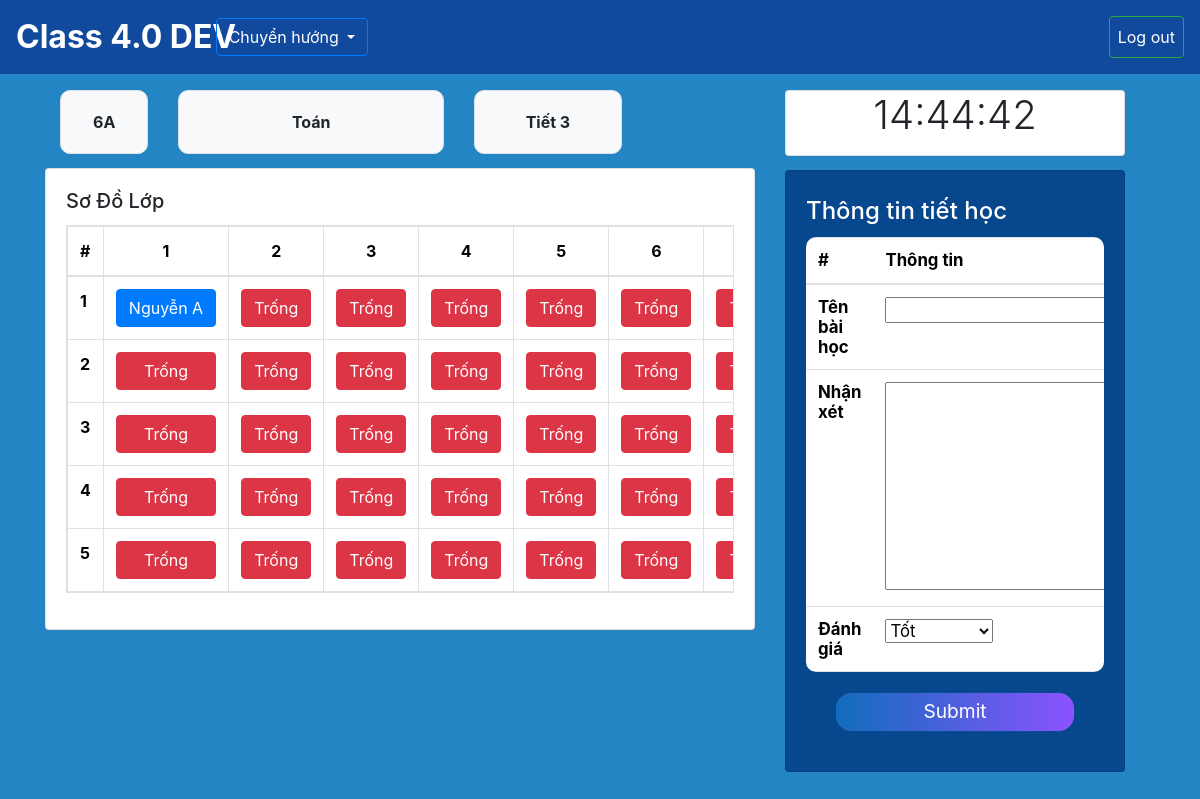
The app's page /home/6A/, older data.
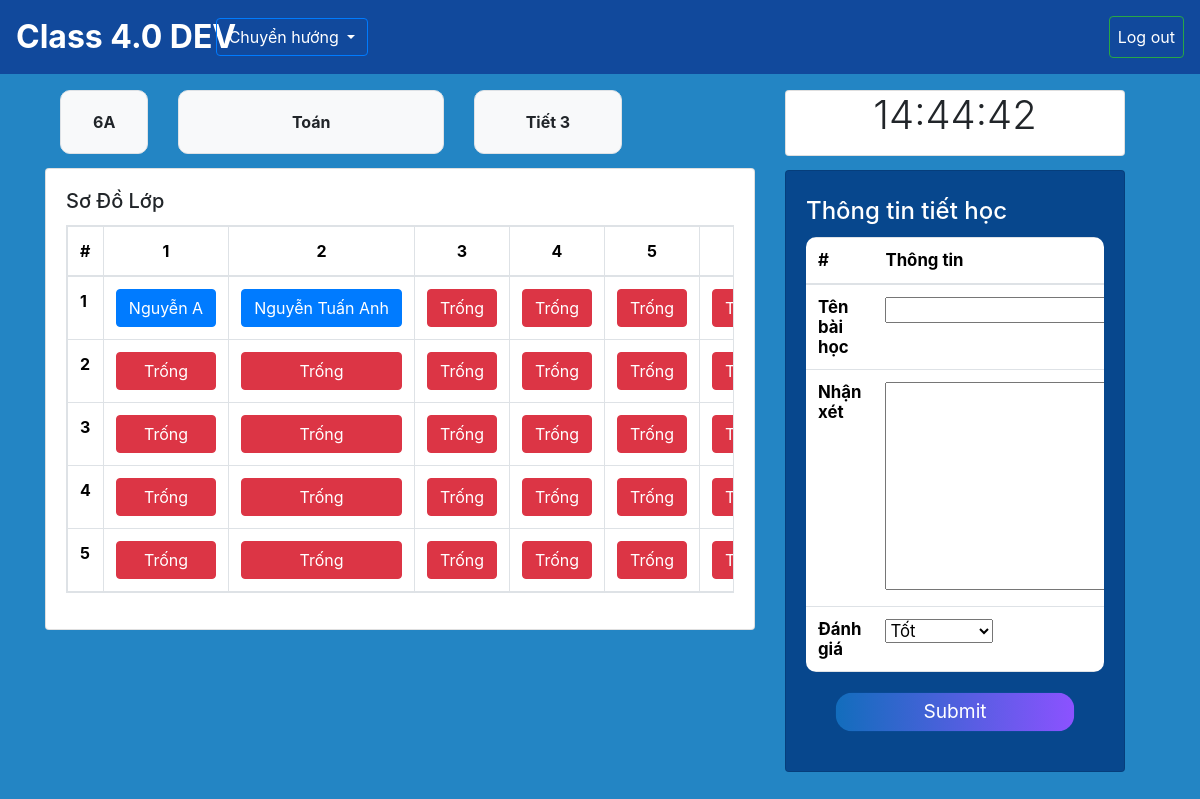
The same page, newer data.
### CM/models.py (models this page shows, shortened)
class Seat(models.Model):
    classroom = models.ForeignKey(Classroom, on_delete=models.CASCADE, related_name='seats')
    student = models.ForeignKey(Student, on_delete=models.SET_NULL, null=True, blank=True,related_name='seat')
    row = models.PositiveIntegerField()
    column = models.PositiveIntegerField()
    class Meta:
        unique_together = [['classroom', 'row', 'column']]

### SM/models.py (models this page shows, shortened)
class Student(models.Model):
    id = models.IntegerField(primary_key=True)
    name = models.CharField(max_length=100,blank=False, null=False)
    classroom = models.ForeignKey(Classroom, on_delete=models.CASCADE, related_name='student') # cho phép classroom truy vấn được các student của mình

### CM/views.py (the view)
# urls.py: path('<str:classroom>/', views.classroom, name= 'classroom'),
def classroom(request, classroom):
    classroom = get_object_or_404(Classroom, name=classroom) # đưa vào add lesson
    seats = classroom.seats.all().order_by('row', 'column') # đưa vào add lesson
    now_schedule = get_nowschedule(classroom=classroom)
    now = datetime.now()
    day_number = datetime.now().weekday()
    day_name = day_names[day_number]
    teacher = teacher = request.user
    if request.method == 'POST':
        form_addlesson = LessonForm(request.POST, teacher=teacher)
        if form_addlesson.is_valid():
            lesson = form_addlesson.save(commit=False)
            lesson.classroom = classroom
            lesson.subject = now_schedule.subject
            lesson.save()
            messages.success(request, 'Thành công!')
    else:
        form_addlesson = LessonForm(teacher=teacher)
    context = {
        'rows': range(1, 6),
        'columns': range(1, 9),
        'classroom': classroom,
        'seats':seats,
        'now':now,
        'now_schedule':now_schedule,
        'day_of_week':day_name,
        'form_addlesson': form_addlesson,
    }
    return render(request, 'classroom.html', context)

### CM/forms.py (shortened to what this page needs)
class LessonForm(forms.ModelForm):
    class Meta:
        model = Lessons
        fields = ['name', 'comment', 'grade']
    def __init__(self, *args, **kwargs):
        self.teacher = kwargs.pop('teacher', None)
        super(LessonForm, self).__init__(*args, **kwargs)

### CM/views.py (called while the page is built)
def get_nowschedule(classroom):
    dayofweek = datetime.now().weekday()
    now = datetime.now()
    period = LessonTime.objects.filter(start_time__lte=now, end_time__gte=now).first()
    schedule = Schedule.objects.filter(classroom=classroom,dayofweek=dayofweek, period=period).first()
    if schedule:
        return schedule
    else:
        return None

### CM/templates/classroom.html (shortened to what the changed rows need)
{% extends "base.html" %}
{% load static %}
{% block content %}
  <div class="container-fluid" style="margin-top: 5%; ">
    <div class="container-fluid row">
      <div class="col-8">
        <div class="card" style="margin-top: 2%; margin-bottom: 1%">
          <div class="card-body">
            <div style="margin-top: 2% margin-bottom: 2%">
              <table class="table table-bordered table-responsive">
                <thead>
                    <tr>
                        <th>#</th>
                        {% for column in columns %}
                        <th class="text-center">{{ column }}</th>
                        {% endfor %}
                    </tr>
                </thead>
                <tbody>
                    {% for row in rows %}
                    <tr>
                        <th>{{ row }}</th>
                        {% for column in columns %}
                        <td>
                          {% for seat in seats %}
                              {% if seat.row == row and seat.column == column %}
                                  {% if not seat.student %}
                                    <div class="d-flex justify-content-center">
                                      <button class="btn btn-danger text-white" style="width:100%">Trống</button>
                                    </div>
                                  {% else %}
                                  <div class="d-flex justify-content-center">
                                    <a class="btn btn-primary text-white text-truncate" href="{% url 'details' classroom.name seat.student.id %}" style="width:100%">{{ seat.student.name }}</a>
                                  </div>
                                  {% endif %}
                              {% endif %}
                          {% endfor %}
                        </td>
                        {% endfor %}
                    </tr>
                    {% endfor %}
                </tbody>
            </table>
            </div>
          </div>
        </div>
      </div>
      <div class="col-4">
        <div class="card display-5" style="margin-top: 4%;margin-bottom:5%; background-color: #07478D">
          <div class="card-body row" style="height: 5%">
            <div class="col-12">
              <form method="POST" style="margin-bottom: 5%">
                <h2 class="card-title text-white" style="margin-top: 2%;font-size:0.5em">Thông tin tiết học</h2>
                <table class="table table-responsive" method="post" style="font-size:0.35em; border-radius: 10px;">
                  <thead>
                    <tr>
                        <th scope="col">#</th>
                        <th scope="col">Thông tin</th>
                    </tr>
                  </thead>
                  <tbody>
                    <tr>
                        <th scope="row">Tên bài học</th>
                    </tr>
                    <tr>
                      <th scope="row">Nhận xét</th>
                    </tr>
                    <tr>
                      <th scope="row">Đánh giá</th>
                    </tr>
                  </tbody>
                </table>
              </form>
            </div>
          </div>
        </div>
      </div>
    </div>
</div>
 {% endblock content %}

Row changes from the older to the newer data that the page shows:
changed Seat: student_id empty → 10001 (drawn)
Text that changed along with them:
list line gone: "Trống"
new list line: "Nguyễn Tuấn Anh"
list line gone: "6"
